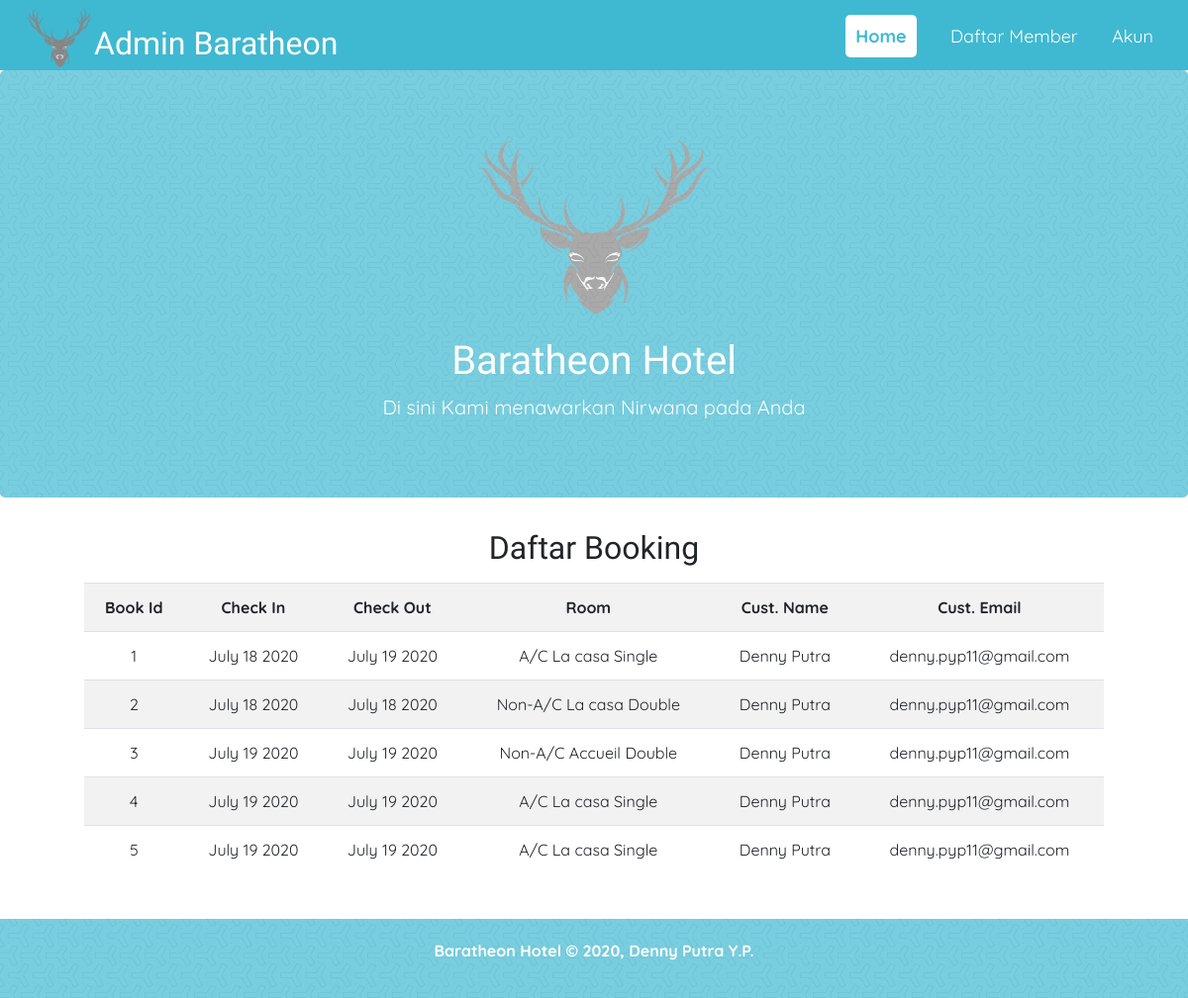
Page /admin/halaman-admin.php (signed in) on the committed database.
### tables this page shows
CREATE TABLE `booking` (
  `bookid` mediumint(6) NOT NULL,
  `checkin` date NOT NULL,
  `checkout` date NOT NULL,
  `room` varchar(50) NOT NULL,
  `userid` mediumint(6) UNSIGNED NOT NULL
);

CREATE TABLE `users` (
  `userid` mediumint(6) UNSIGNED NOT NULL,
  `first_name` varchar(30) NOT NULL,
  `last_name` varchar(40) NOT NULL,
  `email` varchar(50) NOT NULL,
  `phone` varchar(13) NOT NULL,
  `password` varchar(60) NOT NULL,
  `registration_date` datetime NOT NULL DEFAULT current_timestamp(),
  `user_level` tinyint(1) UNSIGNED NOT NULL
);

### admin/halaman-admin.php (the view, shortened to what this page needs)
<?php
require '../control/session.php';
?>
<!DOCTYPE html>
<html lang="en">
<head>
    <link rel="stylesheet" href="../assets/css/bootstrap.min.css">
    <link rel="stylesheet" type="text/css" href="../assets/css/profile.css">
    <link rel="stylesheet" href="../assets/css/style2.css">
</head>
<body>
    <header>
        <nav id="nav">
            <div>
                <img src="../assets/image/logo1.png" alt="">
                <h2>Admin Baratheon</h2>
            </div>
            <ul>
                <li><a href="halaman-admin.php" class="anchor" id="view">Home</a></li>
                <li><a href="daftar-member.php" class="anchor">Daftar Member</a></li>
                <li><a href="akun.php" class="anchor">Akun</a></li>
            </ul>
        </nav>
        <div class="bgim">
            <div class="jumbotron">
                <img src="../assets/image/logo2.png" alt="" style="margin-bottom: 10px;">
                <h1>Baratheon Hotel</h1>
                <p>Di sini Kami menawarkan Nirwana pada Anda</p>
            </div>
        </div>
    </header>
    <div class="row" style="margin-left: 70px; margin-right: 70px; margin-bottom: 30px;">
        <div class="col-sm-12">
            <h2 class="text-center">Daftar Booking</h2>
            <p>
                <?php
                try {
                    $query = "SELECT b.bookid, DATE_FORMAT(b.checkin,'%M %d %Y')
                            AS checkin, DATE_FORMAT(b.checkout,'%M %d %Y')
                            AS checkout, b.room, u.first_name, u.last_name, u.email
                            from booking b join users u
                            on b.userid=u.userid order by b.bookid ASC";
                    $result = mysqli_query($dbcon, $query);
                    if ($result) {
                        echo '<table class="table table-striped text-center">
                                <tr>
                                <th scope="col">Book Id</th>
                                <th scope="col">Check In</th>
                                <th scope="col">Check Out</th>
                                <th scope="col">Room</th>
                                <th scope="col">Cust. Name</th>
                                <th scope="col">Cust. Email</th>
                                </tr>';
                        while ($row = mysqli_fetch_array($result, MYSQLI_ASSOC)) {
                            $checkin = htmlspecialchars($row['checkin'], ENT_QUOTES);
                            $checkout = htmlspecialchars($row['checkout'], ENT_QUOTES);
                            $room = htmlspecialchars($row['room'], ENT_QUOTES);
                            $bookid = htmlspecialchars($row['bookid'], ENT_QUOTES);
                            $first_name = htmlspecialchars($row['first_name'], ENT_QUOTES);
                            $last_name = htmlspecialchars($row['last_name'], ENT_QUOTES);
                            $email = htmlspecialchars($row['email'], ENT_QUOTES);
                            echo '<tr>
                                    <td>' . $bookid . '</td>';
                            echo '<td>' . $checkin . '</td>
                                    <td>' . $checkout . '</td>
                                    <td>' . $room . '</td>
                                    <td>' . $first_name.' '.$last_name . '</td>
                                    <td>' . $email . '</td>
                                    </tr>';
                        }
                        echo '</table>';
                    } else {
                        echo '<p class="text-center">Saat ini data users tidak bisa ditampilkan. ';
                        echo 'Mohon maaf atas ketidaknyamanan ini</p>';
                        exit;
                    }
                } catch (Exception $e) {
                    print "The system is busy please try later";
                } catch (Error $e) {
                    print "The system is busy please try again later";
                }
                ?>
        </div>
    </div>
    <div class="bgim">
        <footer>
            <p>Baratheon Hotel &#169; 2020, Denny Putra Y.P.</p>
        </footer>
    </div>
</body>
</html>

### assets/css/profile.css (style rules this page uses)
body { padding-top: 68px; padding-bottom: 50px; }

### assets/css/style2.css (style rules this page uses)
body { font-family: 'Quicksand', sans-serif; margin: 0; padding: 0; }
nav div { display: flex; margin-bottom: -50px; margin-left: 20px; }
nav h2 { height: 5px; margin-top: 20px; font-family: 'Galada', sans-serif; color: white; display: flex; }
#view { background-color: white; color: #3fb9d1; border-radius: 5px; padding: 10px; font-weight: bold; }
header { display: inline; }
h1, h2, h3, h4 { font-family: 'Lexend Tera', sans-serif; }
.anchor { text-decoration: none; color: white; font-size: 18px; }
footer { opacity: 0.7; padding: 20px; color: white; background-color: #3fb9d1; text-align: center; font-weight: bold; }
.jumbotron img { height: 200px; width: 250px; margin-bottom: -30px; }
.jumbotron { opacity: 0.7; font-size: 20px; padding: 60px; background-color: #3fb9d1; text-align: center; color: white; }
nav li { display: inline; list-style-type: none; margin-right: 30px; }
.bgim { background-image: url(../image/bg.png); }
nav { display: flex; flex-direction: column; max-width: 100%; margin: 0 auto; text-align: right; background-color: #3fb9d1; padding: 5px; top: 0; position: sticky; z-index: 1; }
* { box-sizing: border-box; }

### rows in the picture
booking: bookid "1", checkin "July 18 2020", checkout "July 19 2020", room "A/C La casa Single", userid.first_name "Denny", userid.last_name "Putra", userid.email "denny.pyp11@gmail.com"
booking: bookid "2", checkin "July 18 2020", checkout "July 18 2020", room "Non-A/C La casa Double", userid.first_name "Denny", userid.last_name "Putra", userid.email "denny.pyp11@gmail.com"
booking: bookid "3", checkin "July 19 2020", checkout "July 19 2020", room "Non-A/C Accueil Double", userid.first_name "Denny", userid.last_name "Putra", userid.email "denny.pyp11@gmail.com"
booking: bookid "4", checkin "July 19 2020", checkout "July 19 2020", room "A/C La casa Single", userid.first_name "Denny", userid.last_name "Putra", userid.email "denny.pyp11@gmail.com"
booking: bookid "5", checkin "July 19 2020", checkout "July 19 2020", room "A/C La casa Single", userid.first_name "Denny", userid.last_name "Putra", userid.email "denny.pyp11@gmail.com"
